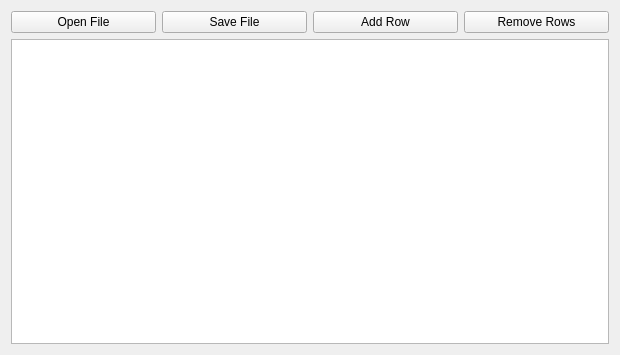
<?xml version="1.0" encoding="UTF-8"?>
<ui version="4.0">
 <class>main_widget</class>
 <widget class="QWidget" name="main_widget">
  <property name="geometry">
   <rect>
    <x>0</x>
    <y>0</y>
    <width>620</width>
    <height>355</height>
   </rect>
  </property>
  <property name="sizePolicy">
   <sizepolicy hsizetype="MinimumExpanding" vsizetype="Fixed">
    <horstretch>0</horstretch>
    <verstretch>0</verstretch>
   </sizepolicy>
  </property>
  <property name="windowTitle">
   <string>Form</string>
  </property>
  <layout class="QGridLayout" name="gridLayout">
   <item row="1" column="0" colspan="5">
    <widget class="QTableView" name="table_view">
     <property name="sizePolicy">
      <sizepolicy hsizetype="MinimumExpanding" vsizetype="MinimumExpanding">
       <horstretch>0</horstretch>
       <verstretch>0</verstretch>
      </sizepolicy>
     </property>
     <property name="minimumSize">
      <size>
       <width>0</width>
       <height>0</height>
      </size>
     </property>
     <property name="horizontalScrollBarPolicy">
      <enum>Qt::ScrollBarAsNeeded</enum>
     </property>
     <property name="sizeAdjustPolicy">
      <enum>QAbstractScrollArea::AdjustToContentsOnFirstShow</enum>
     </property>
     <property name="textElideMode">
      <enum>Qt::ElideNone</enum>
     </property>
     <property name="showGrid">
      <bool>false</bool>
     </property>
     <property name="sortingEnabled">
      <bool>true</bool>
     </property>
     <property name="wordWrap">
      <bool>false</bool>
     </property>
     <property name="cornerButtonEnabled">
      <bool>true</bool>
     </property>
     <attribute name="horizontalHeaderStretchLastSection">
      <bool>false</bool>
     </attribute>
     <attribute name="verticalHeaderVisible">
      <bool>true</bool>
     </attribute>
    </widget>
   </item>
   <item row="0" column="0" colspan="5">
    <layout class="QHBoxLayout" name="horizontalLayout">
     <item>
      <widget class="QPushButton" name="button_import">
       <property name="sizePolicy">
        <sizepolicy hsizetype="Minimum" vsizetype="Fixed">
         <horstretch>0</horstretch>
         <verstretch>0</verstretch>
        </sizepolicy>
       </property>
       <property name="text">
        <string>Open File</string>
       </property>
      </widget>
     </item>
     <item>
      <widget class="QPushButton" name="button_export">
       <property name="sizePolicy">
        <sizepolicy hsizetype="Minimum" vsizetype="Fixed">
         <horstretch>0</horstretch>
         <verstretch>0</verstretch>
        </sizepolicy>
       </property>
       <property name="text">
        <string>Save File</string>
       </property>
      </widget>
     </item>
     <item>
      <widget class="QPushButton" name="button_add_row">
       <property name="sizePolicy">
        <sizepolicy hsizetype="Minimum" vsizetype="Fixed">
         <horstretch>0</horstretch>
         <verstretch>0</verstretch>
        </sizepolicy>
       </property>
       <property name="text">
        <string>Add Row</string>
       </property>
       <property name="iconSize">
        <size>
         <width>24</width>
         <height>24</height>
        </size>
       </property>
      </widget>
     </item>
     <item>
      <widget class="QPushButton" name="button_remove_row">
       <property name="sizePolicy">
        <sizepolicy hsizetype="Minimum" vsizetype="Fixed">
         <horstretch>0</horstretch>
         <verstretch>0</verstretch>
        </sizepolicy>
       </property>
       <property name="text">
        <string>Remove Rows</string>
       </property>
       <property name="iconSize">
        <size>
         <width>24</width>
         <height>24</height>
        </size>
       </property>
      </widget>
     </item>
    </layout>
   </item>
  </layout>
 </widget>
 <resources/>
 <connections/>
</ui>
